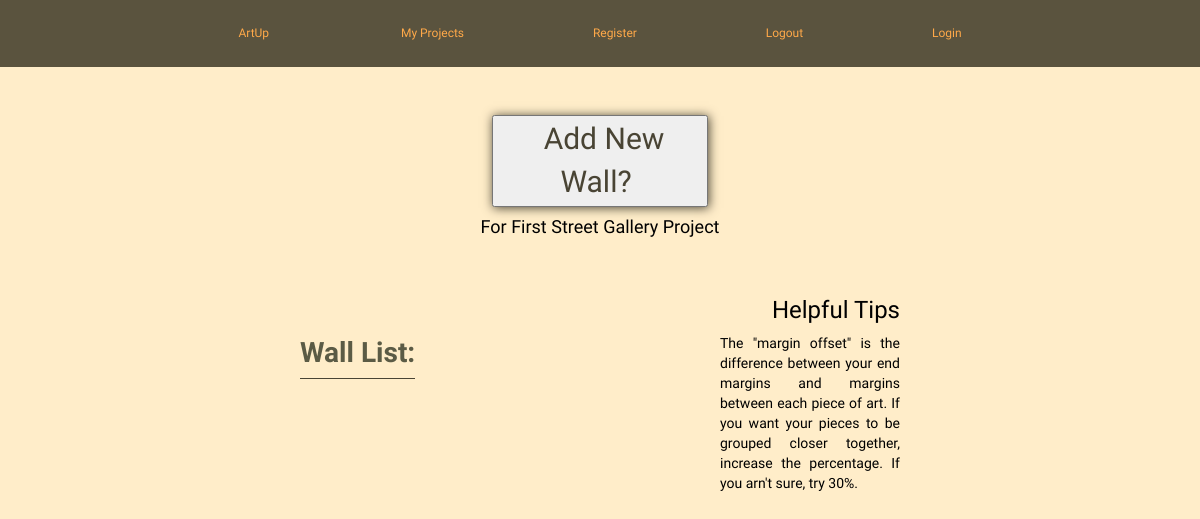
The page /project/4 on the database as committed earlier.
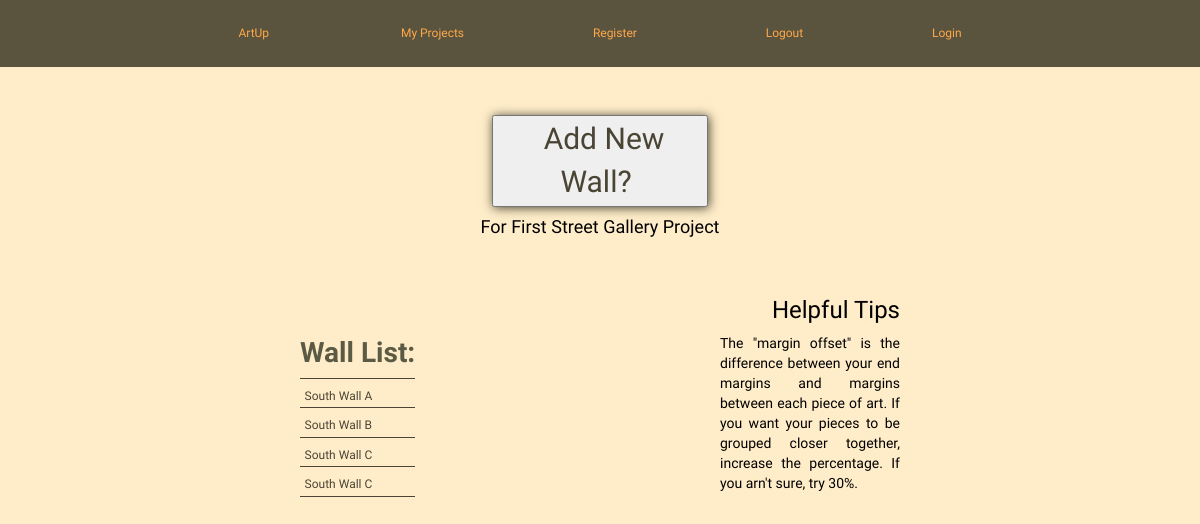
The same page on the database as committed later.
### model.py (models this page shows, shortened)
class Project(db.Model):
    __tablename__ = "projects"
    project_id = db.Column(db.Integer, autoincrement=True, primary_key=True)
    user_id = db.Column(db.Integer, db.ForeignKey('users.user_id'))
    project_name = db.Column(db.String(64), nullable=True, default='Project')

class Wall(db.Model):
    __tablename__ = "walls"
    wall_id = db.Column(db.Integer, autoincrement=True, primary_key=True)
    project_id = db.Column(db.Integer, db.ForeignKey('projects.project_id'))
    wall_name = db.Column(db.String(64), nullable=True, default='Wall')
    wall_width = db.Column(db.Integer, nullable=False)
    wall_height = db.Column(db.Integer, nullable=False)
    center_line = db.Column(db.Integer, default=58, nullable=True)
    wall_img = db.Column(db.String(200), nullable=True)
    offset_percent = db.Column(db.String(64), default=3000, nullable=True)

### server.py (the view)
@app.route('/project/<int:project_id>')
def show_project(project_id):
    walls = Wall.query.filter(Wall.project_id == project_id).all()
    project_obj = Project.query.filter(project_id == Project.project_id).first()
    project_name = project_obj.project_name
    return render_template("project.html",
                           wall_list=walls,
                           project_id=project_id,
                           project_name=project_name)

### templates/project.html (shortened to what this page needs)
{% extends 'base.html' %}
{% block head %}
<link rel="stylesheet" href="/static/project_wall_lst.css">
{% endblock %}
{% block content %}
<div class="new-project">
   <button> <a href= '/project/{{ project_id }}/new-wall' data-hover="Add New Wall?">
        <span id="new-project">Add New Wall?</span>
            </a>
    </button>
    <h4>For  {{project_name}} Project</h4>
</div>
<div class="help-info-title">
    <h3> Helpful Tips </h3>
    <p> The "margin offset" is the difference between your end margins and margins
        between each piece of art. If you want your pieces to be grouped closer together,
        increase the percentage. If you arn't sure, try 30%.
    </p>
</div>
<table>
  <thead>
    <tr>
      <th scope="col">Wall List:</th>
    </tr>
  </thead>
  <tbody>
      {% for wall in wall_list %}
        <tr scope="col">
           <td>
                <a id="list" href= '/saved_wall_process/{{wall.wall_id}}'>
                {{ wall.wall_name }}
                </a>
            <td>
        {% endfor %}
  </tbody>
</table>
{% endblock %}

### templates/base.html (shortened to what this page needs)
<!doctype html>
<html>
<head>
  <link rel="stylesheet" href="https://maxcdn.bootstrapcdn.com/bootstrap/3.3.4/css/bootstrap.min.css">
  <link rel="stylesheet" href="/static/styles.css">
  {% block head %}{% endblock %}
</head>
<body>
    <header>
      <nav>
        <a href ='/' class="head-nav"> ArtUp </a>
        <a href ='/user-profile' class="head-nav"> My Projects </a>
        {% if "email" not in session %}
            <a href ='/register' class="head-nav">Register </a>
        {% endif %}
        <a href = '/logout' class="head-nav">Logout </a>
        <a href = '/login' class="head-nav">Login </a>
    </header>
	{% block content %}{% endblock %}
</body>
</html>

### static/styles.css (style rules this page uses)
* { box-sizing: border-box; }
.head-nav::before, .head-nav::after { display: inline-block; opacity: 0; -webkit-transition: -webkit-transform 0.3s, opacity 0.2s; -moz-transition: -moz-transform 0.3s, opacity 0.2s; transition: transform 0.3s, opacity 0.2s; }
.head-nav::before { margin-right: 10px; content: '['; -webkit-transform: translateX(20px); -moz-transform: translateX(20px); transform: translateX(20px); }
.head-nav::after { margin-left: 10px; content: ']'; -webkit-transform: translateX(-20px); -moz-transform: translateX(-20px); transform: translateX(-20px); }
header a { display: inline-block; padding: 20pxa 5%; font-size: 15px; }
header { background-color: #5A533E; padding: 15px 0; }
body { text-align: center; }
a:link { color: rgb(255, 169, 73); text-decoration: none; }
@media only screen
  and (min-width: 600px) 
  and (max-width: 1200px) { a:link { font-size: 12px; padding: 10px 4%; } }

### static/project_wall_lst.css (style rules this page uses)
body { font-family: 'Raleway', sans-serif; background-color: #ffedc9; color: black; }
button { box-shadow: 1px 1px 10px #494434; margin-top: 4%; }
#new-project { color: #494434; font-size: 30px; }
h4 { text-align: center; }
table { margin-left: 25%; }
th { padding-bottom: 4%; font-size: 28px; color: #5b5b45 }
tr { font-size: 20px; text-align: left; border-bottom: 1px solid #494434; }
#list { color: #494434; }
h3 { margin-top: 5%; margin-right: 25%; text-align: right; }
p { max-width: 15%; float: right; text-align: justify; margin-right: 25%; }

Rows that differ between the two databases and show on the page:
added Wall: wall_name "South Wall A"
added Wall: wall_name "South Wall B"
added Wall: wall_name "South Wall C"
added Wall: wall_name "South Wall C"
